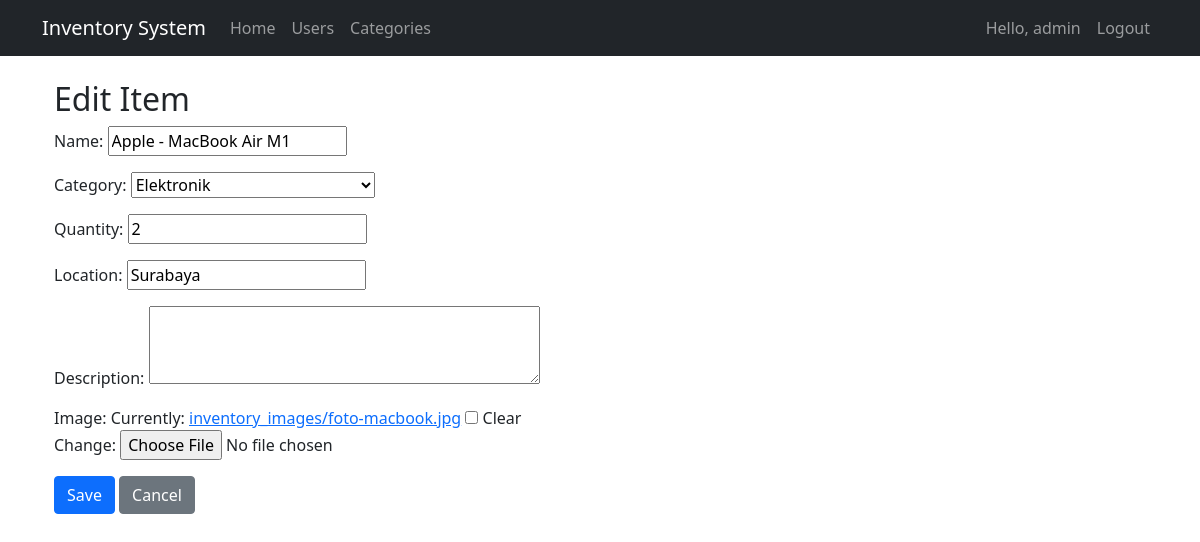
/items/5/update/ (signed in), run on an earlier commit of the app's database.
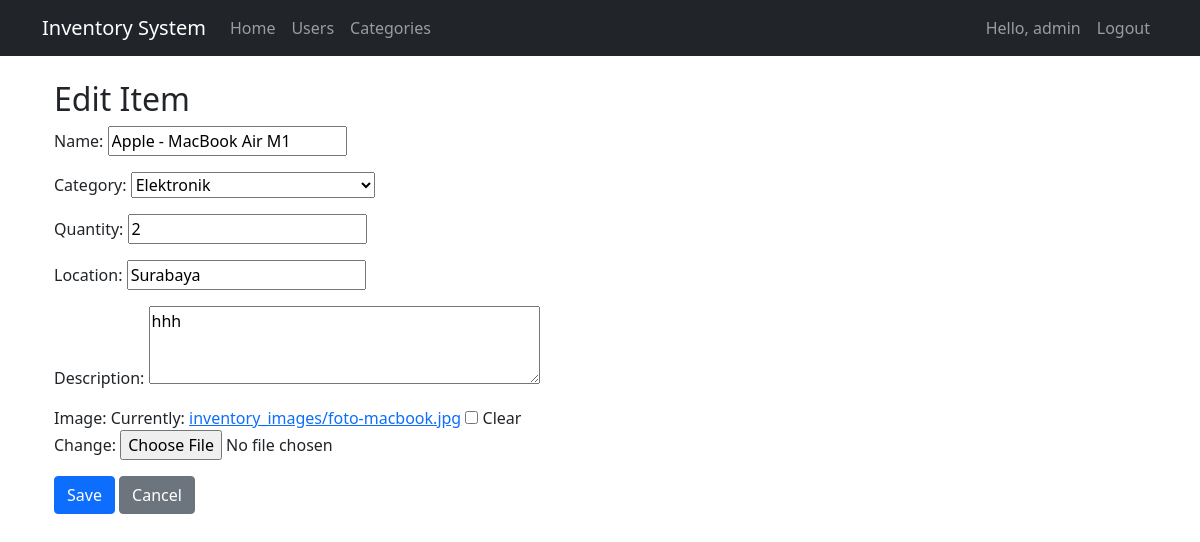
And on a later commit of the database.
### main/models.py (models this page shows, shortened)
class InventoryItem(models.Model):
    name = models.CharField(max_length=200)
    category = models.ForeignKey(ItemCategory, on_delete=models.SET_NULL, null=True)
    quantity = models.PositiveIntegerField(default=0)
    location = models.CharField(max_length=100)
    description = models.TextField(blank=True)
    image = models.ImageField(upload_to='inventory_images/', null=True, blank=True)  # <-- Tambahkan ini
    added_by = models.ForeignKey(settings.AUTH_USER_MODEL, on_delete=models.CASCADE)
    date_added = models.DateTimeField(auto_now_add=True)
    last_updated = models.DateTimeField(auto_now=True)

class ItemCategory(models.Model):
    name = models.CharField(max_length=100)
    description = models.TextField(blank=True)
    def __str__(self):
        return self.name

### main/views.py (the view)
# urls.py: path('items/<int:pk>/update/', views.item_update, name='item_update'),
@login_required
def item_update(request, pk):
    item = get_object_or_404(InventoryItem, pk=pk)
    if request.method == 'POST':
        form = InventoryItemForm(request.POST, request.FILES, instance=item)  # Tambahkan request.FILES
        if form.is_valid():
            form.save()
            messages.success(request, 'Item berhasil diperbarui!')
            return redirect('main:home')
    else:
        form = InventoryItemForm(instance=item)
    context = {
        'form': form,
        'title': 'Edit Item',
        'item': item
    }
    return render(request, 'main/item_form.html', context)

### main/forms.py
class InventoryItemForm(forms.ModelForm):
    class Meta:
        model = InventoryItem
        fields = ['name', 'category', 'quantity', 'location', 'description', 'image']  # <-- Tambahkan 'image'
        widgets = {
            'description': forms.Textarea(attrs={'rows': 3}),
        }

### templates/main/item_form.html (shortened to what this page needs)
{% extends 'base.html' %}
{% block content %}
<div class="container mt-4">
    <h2>{% if form.instance.pk %}Edit Item{% else %}Add New Item{% endif %}</h2>
    <form method="post" enctype="multipart/form-data">
        {{ form.as_p }}
        <button type="submit" class="btn btn-primary">Save</button>
        <a href="{% url 'main:home' %}" class="btn btn-secondary">Cancel</a>
    </form>
</div>
{% endblock %}

What changed in the data, as far as the page shows it:
changed InventoryItem "Elektronik": description (not shown) → "hhh"
